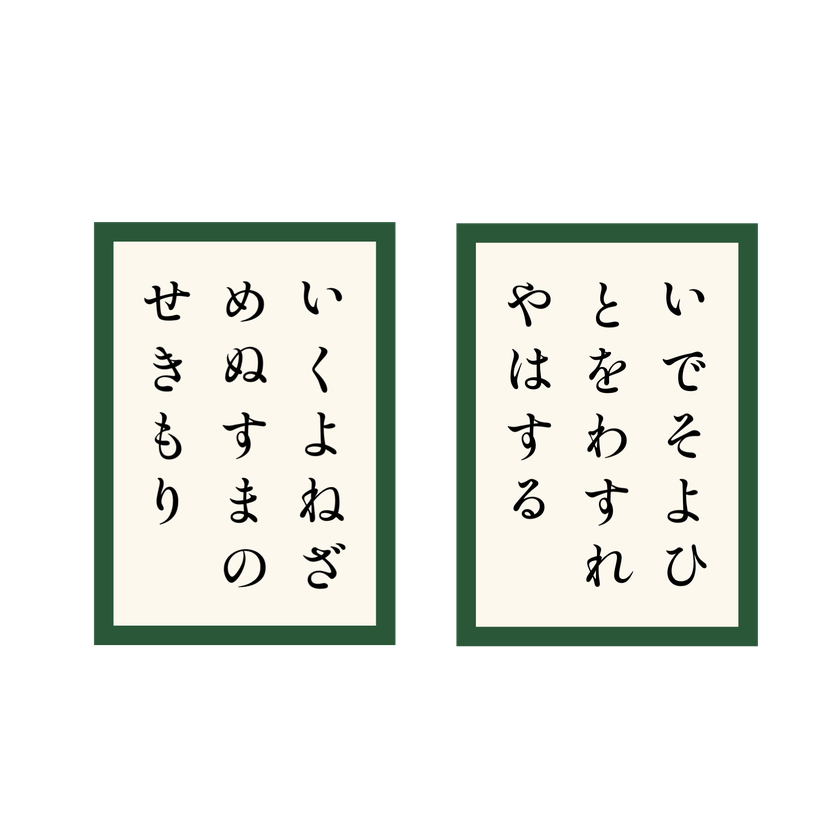
#> input picture design/card/torifuda_reference.png, 840 x 840 px, shrunk from 1728 x 1728 before the run
$ python compare_torifuda.py
#> lines starting #> are read from the running program, lines starting #| are printed output that depends on the picture; after the words box and inside, x2 and y2 are one past the last pixel; in counts of white or black regions, pixels touching at a corner belong together
#!/usr/bin/env python3
"""アプリで描いた取り札を、デザインの参照画像と数値で比べる。

使い方:
  ./gradlew testDebugUnitTest --tests '*TorifudaReferenceScreenshotTest'
  python3 tools/compare_torifuda.py

design/card/torifuda_reference.png の2枚（左が78番、右が58番）と、同じ札をアプリで同じ大きさに描いた
app/build/outputs/roborazzi/torifuda_reference_78.png・_58.png（TorifudaReferenceScreenshotTest）を比べる。
参照画像は濁点つきで書かれているので、アプリの札も濁点を外さずに描いたものと比べる
（アプリで実際に出す札は濁点なしで、torifuda_display_<番号>.png に撮る）。
比べる項目: 縁の太さ（四辺）と色、地の色、各字のインクの外接矩形（位置と大きさ）。
位置は札の外形の左上を原点にした px（アプリの札は参照画像の大きさにそろえる）。字の位置ずれの最大値は
「の」「で」を除いて出す（参照画像ではこの2字だけ作者が目で見て下げてあり、アプリでは再現しない）。
字の大きさは、この2字も含めてすべての字で比べる。
目標（縁の太さ ±1px、字の位置と大きさ ±2px）を外れたら終了コード 1 を返す。
"""
import argparse
import pathlib
import sys

import numpy as np
from PIL import Image

ROOT = pathlib.Path(__file__).resolve().parent.parent
REFERENCE = ROOT / "design" / "card" / "torifuda_reference.png"
SHOTS = ROOT / "app" / "build" / "outputs" / "roborazzi"

# 参照画像の札（左から）の番号と下の句（空白を除く）
CARDS = [
    ("78", "いくよねざめぬすまのせきもり"),
    ("58", "いでそよひとをわすれやはする"),
]
# 参照画像で作者が目で見て位置を直した字（位置の判定だけから除く）
HAND_ADJUSTED = set("ので")
EDGE_TOLERANCE = 1.0
GLYPH_TOLERANCE = 2.0

LUMA = np.array([0.299, 0.587, 0.114])
SIDES = ("左", "右", "上", "下")


def load_rgb(path: pathlib.Path) -> np.ndarray:
    """白地に合成した RGB（float）。"""
    rgba = np.asarray(Image.open(path).convert("RGBA")).astype(float)
    alpha = rgba[..., 3:4] / 255.0
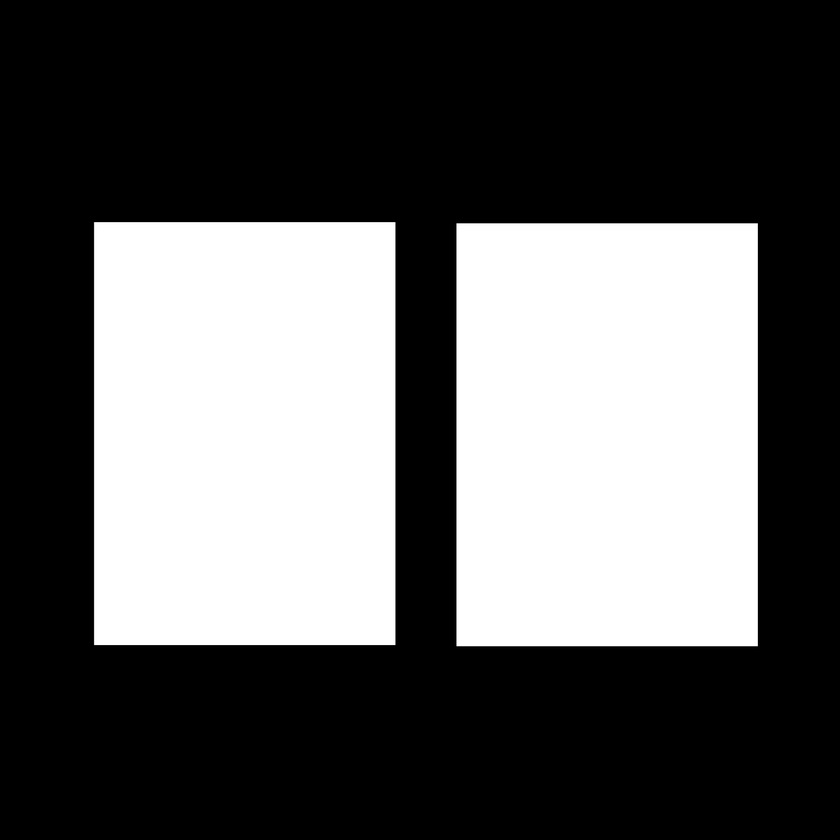
#> alpha: shape (840, 840, 1) float64; min 0, max 1, mean 0.361
    return rgba[..., :3] * alpha + 255.0 * (1.0 - alpha)


def runs(indices: np.ndarray, min_gap: int) -> list[tuple[int, int]]:
    """昇順の添字を、min_gap より広くあいたところで区切った範囲（両端を含む）。"""
    out = []
    start = prev = int(indices[0])
    for i in indices[1:]:
        if i - prev > min_gap:
            out.append((start, prev))
            start = int(i)
        prev = int(i)
    out.append((start, prev))
    return out


def find_cards(rgb: np.ndarray) -> list[tuple[int, int, int, int]]:
    """札（濃い縁で囲まれた範囲）を左から順に探す。画素単位の (左, 上, 右, 下)。右と下は含まない。"""
    mask = rgb @ LUMA < 200
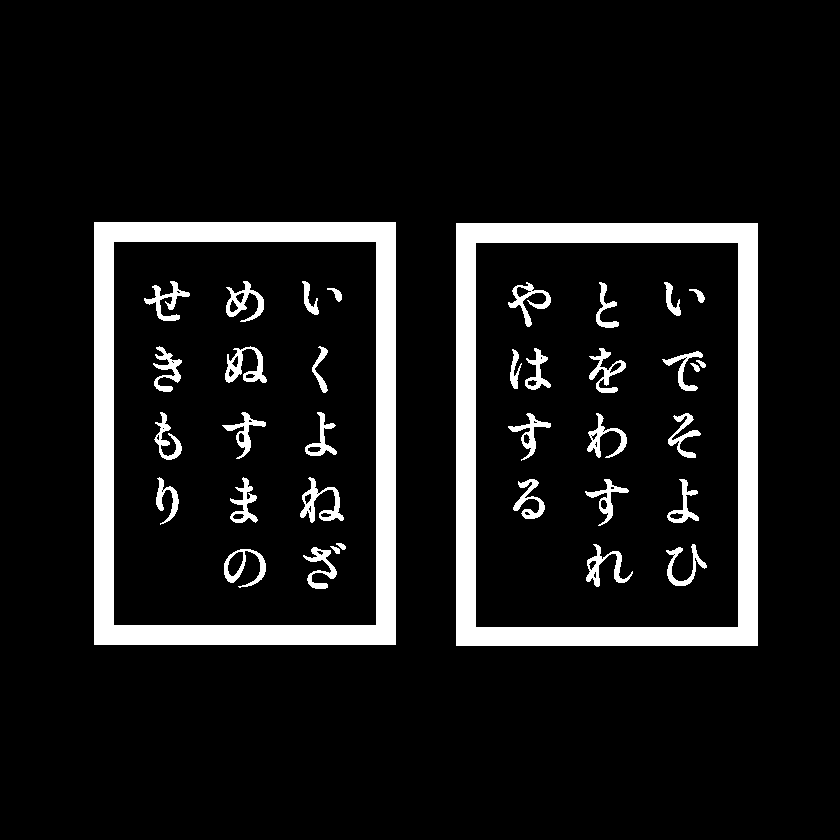
#> mask: shape (840, 840) bool; 9.7% white; 37 white regions, largest, box (x1, y1, x2, y2) and area: (94, 222, 396, 645) 27400, (456, 223, 758, 646) 27138, (300, 477, 344, 523) 714
    cards = []
    for x0, x1 in runs(np.where(mask.any(axis=0))[0], min_gap=8):
#> in runs, `start = prev = int(indices[0])`: start = 94
        ys = np.where(mask[:, x0:x1 + 1].any(axis=1))[0]
        cards.append((x0, int(ys[0]), x1 + 1, int(ys[-1]) + 1))
#> this loop made 2 passes
#> after the loop, cards = [(94, 222, 396, 645), (456, 223, 758, 646)]
    return cards


# [22 lines left out: functions edge_position, crossing, not called in this run]


class Card:
    """1枚の札の寸法。位置は画像の px、字の矩形は札の外形の左上を原点にした px。"""

    # [77 lines left out: functions __init__, _glyphs, not called in this run]


def hex_color(rgb: np.ndarray) -> str:
    return "#" + "".join(f"{int(round(c)):02X}" for c in rgb)


def main() -> int:
    parser = argparse.ArgumentParser(description=__doc__.splitlines()[0])
    parser.add_argument("--reference", type=pathlib.Path, default=REFERENCE)
    parser.add_argument("--shots", type=pathlib.Path, default=SHOTS, help="torifuda_reference_<番号>.png のあるところ")
    args = parser.parse_args()

    ref_rgb = load_rgb(args.reference)
    ref_boxes = find_cards(ref_rgb)
#> ref_boxes = [(94, 222, 396, 645), (456, 223, 758, 646)]
    if len(ref_boxes) != len(CARDS):
        raise SystemExit(f"参照画像の札の数が合わない: {len(ref_boxes)}")
    worst_edge = worst_pos = worst_size = worst_all = 0.0
    for (no, text), ref_box in zip(CARDS, ref_boxes):
        shot = args.shots / f"torifuda_reference_{no}.png"
        app_rgb = load_rgb(shot)
        app_boxes = find_cards(app_rgb)
        if len(app_boxes) != 1:
            raise SystemExit(f"{shot.name}: 札が1枚に見つからない（{len(app_boxes)}）")
        ref = Card(ref_rgb, ref_box, text)
        app = Card(app_rgb, app_boxes[0], text)
        # アプリの札を参照画像の大きさにそろえて比べる
        sx, sy = ref.width / app.width, ref.height / app.height
        print(f"■ {no}番（外形 参照 {ref.width:.1f}×{ref.height:.1f}px → アプリ {app.width:.1f}×{app.height:.1f}px）")
        for side in SIDES:
            s = sx if side in ("左", "右") else sy
            diff = app.edges[side] * s - ref.edges[side]
            worst_edge = max(worst_edge, abs(diff))
        print("  縁の太さ " + "  ".join(
            f"{side} {ref.edges[side]:.2f}→{app.edges[side]:.2f}" for side in SIDES))
        print(f"  縁の色 {hex_color(ref.edge_color)}→{hex_color(app.edge_color)}"
              f"  地の色 {hex_color(ref.face_color)}→{hex_color(app.face_color)}")
        print("  字  参照（左, 上, 幅, 高さ）         アプリ                           ずれ")
        for (char, rl, rt, rr, rb), (_, al, at, ar, ab) in zip(ref.glyphs, app.glyphs):
            al, ar, at, ab = al * sx, ar * sx, at * sy, ab * sy
            d = (al - rl, at - rt, (ar - al) - (rr - rl), (ab - at) - (rb - rt))
            note = "  ← 位置は目視の調整（位置の判定から除外）" if char in HAND_ADJUSTED else ""
            print(f"  {char}  ({rl:6.1f},{rt:6.1f},{rr - rl:5.1f},{rb - rt:5.1f})"
                  f"  ({al:6.1f},{at:6.1f},{ar - al:5.1f},{ab - at:5.1f})"
                  f"  ({d[0]:+5.1f},{d[1]:+5.1f},{d[2]:+5.1f},{d[3]:+5.1f}){note}")
            worst_all = max(worst_all, abs(d[0]), abs(d[1]))
            # 目で見て直したのは位置だけなので、大きさはどの字も比べる
            worst_size = max(worst_size, abs(d[2]), abs(d[3]))
            if char not in HAND_ADJUSTED:
                worst_pos = max(worst_pos, abs(d[0]), abs(d[1]))
    ok = worst_edge <= EDGE_TOLERANCE and worst_pos <= GLYPH_TOLERANCE and worst_size <= GLYPH_TOLERANCE
    print()
    print(f"縁の太さのずれ: 最大 {worst_edge:.2f}px（目標 ±{EDGE_TOLERANCE:g}px）")
    print(f"字の位置（インクの左上）のずれ: 最大 {worst_pos:.2f}px"
          f"（「の」「で」を除く。含めると {worst_all:.2f}px。目標 ±{GLYPH_TOLERANCE:g}px）")
    print(f"字の大きさ（インクの幅・高さ）のずれ: 最大 {worst_size:.2f}px（すべての字。目標 ±{GLYPH_TOLERANCE:g}px）")
    print("目標の範囲内" if ok else "目標を外れている")
    return 0 if ok else 1


if __name__ == "__main__":
#> (the run stopped early here; a loop or call above may not have finished)
